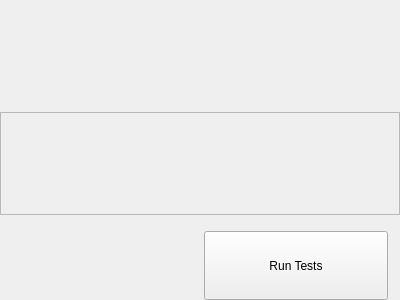
<?xml version="1.0" encoding="UTF-8"?>
<ui version="4.0">
 <class>Form</class>
 <widget class="QWidget" name="Form">
  <property name="geometry">
   <rect>
    <x>0</x>
    <y>0</y>
    <width>400</width>
    <height>300</height>
   </rect>
  </property>
  <property name="windowTitle">
   <string>Form</string>
  </property>
  <layout class="QGridLayout" name="gridLayout">
   <property name="leftMargin">
    <number>0</number>
   </property>
   <property name="topMargin">
    <number>0</number>
   </property>
   <property name="rightMargin">
    <number>0</number>
   </property>
   <property name="bottomMargin">
    <number>0</number>
   </property>
   <property name="spacing">
    <number>0</number>
   </property>
   <item row="4" column="2">
    <widget class="QFrame" name="frame">
     <property name="sizePolicy">
      <sizepolicy hsizetype="MinimumExpanding" vsizetype="Minimum">
       <horstretch>0</horstretch>
       <verstretch>0</verstretch>
      </sizepolicy>
     </property>
     <property name="minimumSize">
      <size>
       <width>120</width>
       <height>69</height>
      </size>
     </property>
     <property name="frameShape">
      <enum>QFrame::NoFrame</enum>
     </property>
     <property name="frameShadow">
      <enum>QFrame::Plain</enum>
     </property>
     <property name="lineWidth">
      <number>0</number>
     </property>
     <layout class="QHBoxLayout" name="horizontalLayout">
      <property name="spacing">
       <number>0</number>
      </property>
      <property name="leftMargin">
       <number>12</number>
      </property>
      <property name="topMargin">
       <number>0</number>
      </property>
      <property name="rightMargin">
       <number>12</number>
      </property>
      <property name="bottomMargin">
       <number>0</number>
      </property>
      <item>
       <widget class="QWidget" name="widget" native="true"/>
      </item>
      <item>
       <widget class="QPushButton" name="runTestsButton">
        <property name="sizePolicy">
         <sizepolicy hsizetype="Preferred" vsizetype="Minimum">
          <horstretch>0</horstretch>
          <verstretch>0</verstretch>
         </sizepolicy>
        </property>
        <property name="minimumSize">
         <size>
          <width>120</width>
          <height>60</height>
         </size>
        </property>
        <property name="text">
         <string>Run Tests</string>
        </property>
       </widget>
      </item>
     </layout>
    </widget>
   </item>
   <item row="1" column="0" colspan="3">
    <widget class="Header" name="header" native="true">
     <property name="sizePolicy">
      <sizepolicy hsizetype="MinimumExpanding" vsizetype="Minimum">
       <horstretch>0</horstretch>
       <verstretch>0</verstretch>
      </sizepolicy>
     </property>
     <property name="minimumSize">
      <size>
       <width>0</width>
       <height>80</height>
      </size>
     </property>
    </widget>
   </item>
   <item row="0" column="0" colspan="3">
    <widget class="NavHeader" name="navHeader" native="true">
     <property name="sizePolicy">
      <sizepolicy hsizetype="Minimum" vsizetype="Preferred">
       <horstretch>0</horstretch>
       <verstretch>0</verstretch>
      </sizepolicy>
     </property>
     <property name="minimumSize">
      <size>
       <width>0</width>
       <height>32</height>
      </size>
     </property>
    </widget>
   </item>
   <item row="3" column="0" colspan="2">
    <widget class="QLabel" name="label">
     <property name="sizePolicy">
      <sizepolicy hsizetype="Preferred" vsizetype="Minimum">
       <horstretch>0</horstretch>
       <verstretch>0</verstretch>
      </sizepolicy>
     </property>
     <property name="minimumSize">
      <size>
       <width>0</width>
       <height>16</height>
      </size>
     </property>
     <property name="text">
      <string/>
     </property>
    </widget>
   </item>
   <item row="2" column="0" colspan="3">
    <widget class="QScrollArea" name="scrollArea">
     <property name="sizeAdjustPolicy">
      <enum>QAbstractScrollArea::AdjustToContents</enum>
     </property>
     <property name="widgetResizable">
      <bool>true</bool>
     </property>
     <property name="alignment">
      <set>Qt::AlignLeading|Qt::AlignLeft|Qt::AlignTop</set>
     </property>
     <widget class="QWidget" name="scrollAreaWidgetContents">
      <property name="geometry">
       <rect>
        <x>0</x>
        <y>0</y>
        <width>398</width>
        <height>101</height>
       </rect>
      </property>
     </widget>
    </widget>
   </item>
  </layout>
 </widget>
 <customwidgets>
  <customwidget>
   <class>Header</class>
   <extends>QWidget</extends>
   <header>bulkcopyscape.widgets.Header</header>
   <container>1</container>
  </customwidget>
  <customwidget>
   <class>NavHeader</class>
   <extends>QWidget</extends>
   <header>bulkcopyscape.widgets.NavHeader</header>
   <container>1</container>
  </customwidget>
 </customwidgets>
 <resources/>
 <connections/>
</ui>
